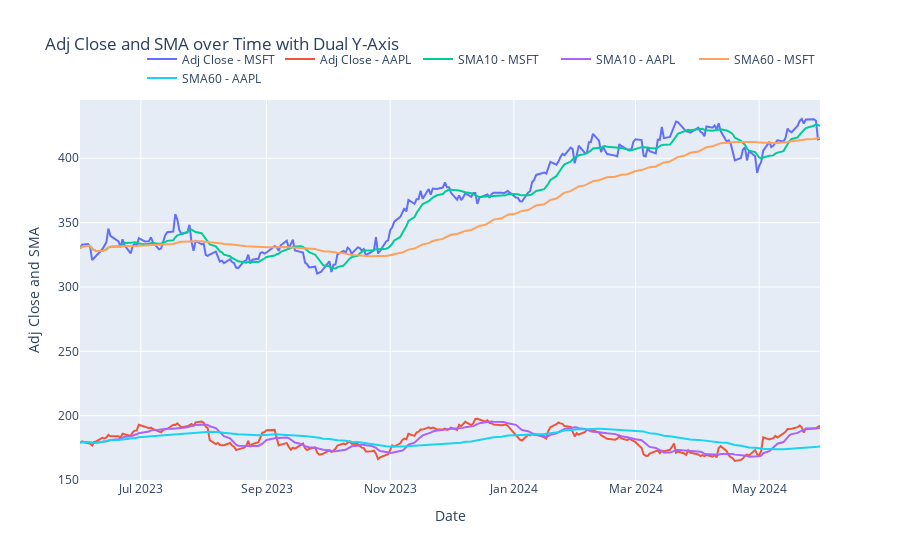

Source (notebook cell):
### Code cell
fig = go.Figure()

# Add traces for 'Adj Close'
for category in df_historical['symbol'].unique():
    filtered_df = df_historical[df_historical['symbol'] == category]
    fig.add_trace(go.Scatter(
        x=filtered_df['Date'],
        y=filtered_df['Adj Close'],
        mode='lines',
        name=f'Adj Close - {category}',
        yaxis='y1'
    ))

# Add traces for 'SMA'
for category in df_historical['symbol'].unique():
    filtered_df = df_historical[df_historical['symbol'] == category]
    fig.add_trace(go.Scatter(
        x=filtered_df['Date'],
        y=filtered_df[SMA1],
        mode='lines',
        name=f'SMA{SMA1_W} - {category}',
        yaxis='y1'
    ))

for category in df_historical['symbol'].unique():
    filtered_df = df_historical[df_historical['symbol'] == category]
    fig.add_trace(go.Scatter(
        x=filtered_df['Date'],
        y=filtered_df[SMA2],
        mode='lines',
        name=f'SMA{SMA2_W} - {category}',
        yaxis='y1'
    ))

# Update layout
fig.update_layout(
    title='Adj Close and SMA over Time with Dual Y-Axis',
    xaxis=dict(title='Date'),
    yaxis=dict(title='Adj Close and SMA'),
    legend=dict(orientation="h", yanchor="bottom", y=1.02, xanchor="right", x=1)
)

# Display the plot
fig.show()

### Figure 1 — Plotly figure (JSON) as saved in the notebook; plotly's stock layout.template omitted (floating-point values rounded to 4 significant figures; data arrays with more than 128 entries replaced by an {"elided": "..."} marker saying what was removed)
{"data": [{"mode": "lines", "name": "Adj Close - MSFT", "type": "scatter", "x": {"elided": "252 str values"}, "y": {"elided": "252 float values"}, "yaxis": "y"}, {"mode": "lines", "name": "Adj Close - AAPL", "type": "scatter", "x": {"elided": "252 str values"}, "y": {"elided": "252 float values"}, "yaxis": "y"}, {"mode": "lines", "name": "SMA10 - MSFT", "type": "scatter", "x": {"elided": "252 str values"}, "y": {"elided": "252 float values"}, "yaxis": "y"}, {"mode": "lines", "name": "SMA10 - AAPL", "type": "scatter", "x": {"elided": "252 str values"}, "y": {"elided": "252 float values"}, "yaxis": "y"}, {"mode": "lines", "name": "SMA60 - MSFT", "type": "scatter", "x": {"elided": "252 str values"}, "y": {"elided": "252 float values"}, "yaxis": "y"}, {"mode": "lines", "name": "SMA60 - AAPL", "type": "scatter", "x": {"elided": "252 str values"}, "y": {"elided": "252 float values"}, "yaxis": "y"}], "layout": {"legend": {"orientation": "h", "x": 1, "xanchor": "right", "y": 1.02, "yanchor": "bottom"}, "title": {"text": "Adj Close and SMA over Time with Dual Y-Axis"}, "xaxis": {"title": {"text": "Date"}}, "yaxis": {"title": {"text": "Adj Close and SMA"}}}}
